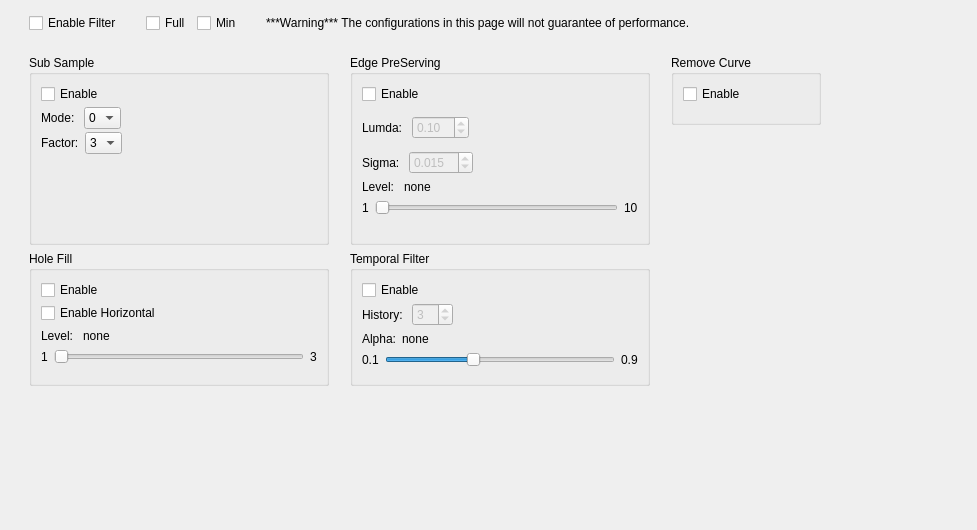
<?xml version="1.0" encoding="UTF-8"?>
<ui version="4.0">
 <class>CVideoDeviceDepthFilterWidget</class>
 <widget class="QWidget" name="CVideoDeviceDepthFilterWidget">
  <property name="geometry">
   <rect>
    <x>0</x>
    <y>0</y>
    <width>977</width>
    <height>530</height>
   </rect>
  </property>
  <property name="sizePolicy">
   <sizepolicy hsizetype="Fixed" vsizetype="Fixed">
    <horstretch>0</horstretch>
    <verstretch>0</verstretch>
   </sizepolicy>
  </property>
  <property name="minimumSize">
   <size>
    <width>977</width>
    <height>480</height>
   </size>
  </property>
  <property name="maximumSize">
   <size>
    <width>977</width>
    <height>670</height>
   </size>
  </property>
  <property name="windowTitle">
   <string>Form</string>
  </property>
  <layout class="QVBoxLayout" name="verticalLayout">
   <property name="topMargin">
    <number>3</number>
   </property>
   <property name="bottomMargin">
    <number>3</number>
   </property>
   <item>
    <widget class="QWidget" name="widget_depth_filter_option" native="true">
     <property name="sizePolicy">
      <sizepolicy hsizetype="Preferred" vsizetype="Fixed">
       <horstretch>0</horstretch>
       <verstretch>0</verstretch>
      </sizepolicy>
     </property>
     <property name="minimumSize">
      <size>
       <width>0</width>
       <height>40</height>
      </size>
     </property>
     <property name="maximumSize">
      <size>
       <width>16777215</width>
       <height>40</height>
      </size>
     </property>
     <layout class="QHBoxLayout" name="horizontalLayout">
      <property name="leftMargin">
       <number>9</number>
      </property>
      <property name="topMargin">
       <number>5</number>
      </property>
      <property name="bottomMargin">
       <number>5</number>
      </property>
      <item>
       <widget class="QWidget" name="widget_depth_filter_enable" native="true">
        <layout class="QHBoxLayout" name="horizontalLayout_2">
         <property name="topMargin">
          <number>3</number>
         </property>
         <property name="bottomMargin">
          <number>3</number>
         </property>
         <item>
          <widget class="QCheckBox" name="checkBox_depth_filter_enable">
           <property name="text">
            <string>Enable Filter</string>
           </property>
          </widget>
         </item>
        </layout>
       </widget>
      </item>
      <item>
       <widget class="QWidget" name="widget_depth_filter_option_full_min" native="true">
        <layout class="QHBoxLayout" name="horizontalLayout_3">
         <property name="topMargin">
          <number>3</number>
         </property>
         <property name="bottomMargin">
          <number>3</number>
         </property>
         <item>
          <widget class="QCheckBox" name="checkBox_depth_filter_full">
           <property name="text">
            <string>Full</string>
           </property>
          </widget>
         </item>
         <item>
          <widget class="QCheckBox" name="checkBox_depth_filter_min">
           <property name="text">
            <string>Min</string>
           </property>
          </widget>
         </item>
        </layout>
       </widget>
      </item>
      <item>
       <widget class="QWidget" name="widget_depth_filter_warning" native="true">
        <layout class="QHBoxLayout" name="horizontalLayout_4">
         <property name="topMargin">
          <number>3</number>
         </property>
         <property name="bottomMargin">
          <number>3</number>
         </property>
         <item>
          <widget class="QLabel" name="label_depth_filter_warning">
           <property name="text">
            <string>***Warning*** The configurations in this page will not guarantee of performance.</string>
           </property>
          </widget>
         </item>
        </layout>
       </widget>
      </item>
      <item>
       <spacer name="horizontalSpacer_10">
        <property name="orientation">
         <enum>Qt::Horizontal</enum>
        </property>
        <property name="sizeHint" stdset="0">
         <size>
          <width>40</width>
          <height>20</height>
         </size>
        </property>
       </spacer>
      </item>
     </layout>
    </widget>
   </item>
   <item>
    <widget class="QWidget" name="widget_depth_filter_type" native="true">
     <property name="sizePolicy">
      <sizepolicy hsizetype="Preferred" vsizetype="Fixed">
       <horstretch>0</horstretch>
       <verstretch>0</verstretch>
      </sizepolicy>
     </property>
     <property name="minimumSize">
      <size>
       <width>0</width>
       <height>600</height>
      </size>
     </property>
     <property name="maximumSize">
      <size>
       <width>16777215</width>
       <height>600</height>
      </size>
     </property>
     <layout class="QHBoxLayout" name="horizontalLayout_5">
      <property name="spacing">
       <number>3</number>
      </property>
      <property name="topMargin">
       <number>3</number>
      </property>
      <property name="bottomMargin">
       <number>3</number>
      </property>
      <item>
       <widget class="QWidget" name="widget_depth_filter_type_1" native="true">
        <layout class="QVBoxLayout" name="verticalLayout_2">
         <property name="topMargin">
          <number>3</number>
         </property>
         <property name="bottomMargin">
          <number>3</number>
         </property>
         <item>
          <widget class="QGroupBox" name="groupBox_depth_filter_sub_sample">
           <property name="sizePolicy">
            <sizepolicy hsizetype="Fixed" vsizetype="Fixed">
             <horstretch>0</horstretch>
             <verstretch>0</verstretch>
            </sizepolicy>
           </property>
           <property name="minimumSize">
            <size>
             <width>300</width>
             <height>190</height>
            </size>
           </property>
           <property name="maximumSize">
            <size>
             <width>300</width>
             <height>190</height>
            </size>
           </property>
           <property name="title">
            <string>Sub Sample</string>
           </property>
           <layout class="QVBoxLayout" name="verticalLayout_5">
            <property name="spacing">
             <number>3</number>
            </property>
            <property name="topMargin">
             <number>9</number>
            </property>
            <property name="bottomMargin">
             <number>3</number>
            </property>
            <item>
             <widget class="QCheckBox" name="checkBox_depth_filter_sub_sample_enable">
              <property name="text">
               <string>Enable</string>
              </property>
             </widget>
            </item>
            <item>
             <widget class="QWidget" name="widget_depth_filter_sub_sample_mode" native="true">
              <property name="sizePolicy">
               <sizepolicy hsizetype="Preferred" vsizetype="Fixed">
                <horstretch>0</horstretch>
                <verstretch>0</verstretch>
               </sizepolicy>
              </property>
              <layout class="QHBoxLayout" name="horizontalLayout_6">
               <property name="leftMargin">
                <number>0</number>
               </property>
               <property name="topMargin">
                <number>0</number>
               </property>
               <property name="rightMargin">
                <number>0</number>
               </property>
               <property name="bottomMargin">
                <number>0</number>
               </property>
               <item>
                <widget class="QLabel" name="label_depth_filter_sub_sample_mode">
                 <property name="sizePolicy">
                  <sizepolicy hsizetype="Fixed" vsizetype="Preferred">
                   <horstretch>0</horstretch>
                   <verstretch>0</verstretch>
                  </sizepolicy>
                 </property>
                 <property name="text">
                  <string>Mode: </string>
                 </property>
                </widget>
               </item>
               <item>
                <widget class="QComboBox" name="comboBox_depth_filter_sub_sample_mode">
                 <property name="sizePolicy">
                  <sizepolicy hsizetype="Fixed" vsizetype="Fixed">
                   <horstretch>0</horstretch>
                   <verstretch>0</verstretch>
                  </sizepolicy>
                 </property>
                 <item>
                  <property name="text">
                   <string>0</string>
                  </property>
                 </item>
                 <item>
                  <property name="text">
                   <string>1</string>
                  </property>
                 </item>
                </widget>
               </item>
               <item>
                <spacer name="horizontalSpacer_2">
                 <property name="orientation">
                  <enum>Qt::Horizontal</enum>
                 </property>
                 <property name="sizeHint" stdset="0">
                  <size>
                   <width>40</width>
                   <height>20</height>
                  </size>
                 </property>
                </spacer>
               </item>
              </layout>
             </widget>
            </item>
            <item>
             <widget class="QWidget" name="widget_depth_filter_sub_sample_factor" native="true">
              <property name="sizePolicy">
               <sizepolicy hsizetype="Preferred" vsizetype="Fixed">
                <horstretch>0</horstretch>
                <verstretch>0</verstretch>
               </sizepolicy>
              </property>
              <layout class="QHBoxLayout" name="horizontalLayout_7">
               <property name="leftMargin">
                <number>0</number>
               </property>
               <property name="topMargin">
                <number>0</number>
               </property>
               <property name="rightMargin">
                <number>0</number>
               </property>
               <property name="bottomMargin">
                <number>0</number>
               </property>
               <item>
                <widget class="QLabel" name="label_depth_filter_sub_sample_factor">
                 <property name="sizePolicy">
                  <sizepolicy hsizetype="Fixed" vsizetype="Preferred">
                   <horstretch>0</horstretch>
                   <verstretch>0</verstretch>
                  </sizepolicy>
                 </property>
                 <property name="text">
                  <string>Factor:</string>
                 </property>
                </widget>
               </item>
               <item>
                <widget class="QComboBox" name="comboBox_depth_filter_sub_sample_factor">
                 <property name="sizePolicy">
                  <sizepolicy hsizetype="Fixed" vsizetype="Fixed">
                   <horstretch>0</horstretch>
                   <verstretch>0</verstretch>
                  </sizepolicy>
                 </property>
                 <item>
                  <property name="text">
                   <string>3</string>
                  </property>
                 </item>
                 <item>
                  <property name="text">
                   <string>2</string>
                  </property>
                 </item>
                </widget>
               </item>
               <item>
                <spacer name="horizontalSpacer_3">
                 <property name="orientation">
                  <enum>Qt::Horizontal</enum>
                 </property>
                 <property name="sizeHint" stdset="0">
                  <size>
                   <width>40</width>
                   <height>20</height>
                  </size>
                 </property>
                </spacer>
               </item>
              </layout>
             </widget>
            </item>
            <item>
             <spacer name="verticalSpacer_6">
              <property name="orientation">
               <enum>Qt::Vertical</enum>
              </property>
              <property name="sizeHint" stdset="0">
               <size>
                <width>20</width>
                <height>40</height>
               </size>
              </property>
             </spacer>
            </item>
           </layout>
          </widget>
         </item>
         <item>
          <widget class="QGroupBox" name="groupBox_depth_filter_hoel_fill">
           <property name="sizePolicy">
            <sizepolicy hsizetype="Fixed" vsizetype="Fixed">
             <horstretch>0</horstretch>
             <verstretch>0</verstretch>
            </sizepolicy>
           </property>
           <property name="minimumSize">
            <size>
             <width>300</width>
             <height>135</height>
            </size>
           </property>
           <property name="maximumSize">
            <size>
             <width>300</width>
             <height>135</height>
            </size>
           </property>
           <property name="title">
            <string>Hole Fill</string>
           </property>
           <layout class="QVBoxLayout" name="verticalLayout_6">
            <property name="spacing">
             <number>3</number>
            </property>
            <property name="topMargin">
             <number>9</number>
            </property>
            <property name="bottomMargin">
             <number>3</number>
            </property>
            <item>
             <widget class="QCheckBox" name="checkBox_depth_filter_hole_fill_enable">
              <property name="text">
               <string>Enable</string>
              </property>
             </widget>
            </item>
            <item>
             <widget class="QCheckBox" name="checkBox_depth_filter_hole_fill_enable_horizontal">
              <property name="text">
               <string>Enable Horizontal</string>
              </property>
             </widget>
            </item>
            <item>
             <widget class="QWidget" name="widget_depth_filter_hole_fill_level_value" native="true">
              <property name="sizePolicy">
               <sizepolicy hsizetype="Preferred" vsizetype="Fixed">
                <horstretch>0</horstretch>
                <verstretch>0</verstretch>
               </sizepolicy>
              </property>
              <layout class="QHBoxLayout" name="horizontalLayout_8">
               <property name="leftMargin">
                <number>0</number>
               </property>
               <property name="topMargin">
                <number>0</number>
               </property>
               <property name="rightMargin">
                <number>0</number>
               </property>
               <property name="bottomMargin">
                <number>0</number>
               </property>
               <item>
                <widget class="QLabel" name="label_title_depth_filter_hole_fill_level_value">
                 <property name="sizePolicy">
                  <sizepolicy hsizetype="Fixed" vsizetype="Preferred">
                   <horstretch>0</horstretch>
                   <verstretch>0</verstretch>
                  </sizepolicy>
                 </property>
                 <property name="text">
                  <string>Level: </string>
                 </property>
                </widget>
               </item>
               <item>
                <widget class="QLabel" name="label_content_depth_filter_hole_fill_level_value">
                 <property name="sizePolicy">
                  <sizepolicy hsizetype="Fixed" vsizetype="Preferred">
                   <horstretch>0</horstretch>
                   <verstretch>0</verstretch>
                  </sizepolicy>
                 </property>
                 <property name="text">
                  <string>none</string>
                 </property>
                </widget>
               </item>
               <item>
                <spacer name="horizontalSpacer_4">
                 <property name="orientation">
                  <enum>Qt::Horizontal</enum>
                 </property>
                 <property name="sizeHint" stdset="0">
                  <size>
                   <width>40</width>
                   <height>20</height>
                  </size>
                 </property>
                </spacer>
               </item>
              </layout>
             </widget>
            </item>
            <item>
             <widget class="QWidget" name="widget_depth_filter_hole_fill_level_value_range" native="true">
              <property name="sizePolicy">
               <sizepolicy hsizetype="Preferred" vsizetype="Fixed">
                <horstretch>0</horstretch>
                <verstretch>0</verstretch>
               </sizepolicy>
              </property>
              <layout class="QHBoxLayout" name="horizontalLayout_9">
               <property name="leftMargin">
                <number>0</number>
               </property>
               <property name="topMargin">
                <number>0</number>
               </property>
               <property name="rightMargin">
                <number>0</number>
               </property>
               <property name="bottomMargin">
                <number>0</number>
               </property>
               <item>
                <widget class="QLabel" name="label_depth_filter_hole_fill_level_value_range_min">
                 <property name="text">
                  <string>1</string>
                 </property>
                </widget>
               </item>
               <item>
                <widget class="QSlider" name="horizontalSlider_depth_filter_hole_fill_level_value_range_value">
                 <property name="minimum">
                  <number>1</number>
                 </property>
                 <property name="maximum">
                  <number>3</number>
                 </property>
                 <property name="pageStep">
                  <number>1</number>
                 </property>
                 <property name="orientation">
                  <enum>Qt::Horizontal</enum>
                 </property>
                </widget>
               </item>
               <item>
                <widget class="QLabel" name="label_depth_filter_hole_fill_level_value_range_max">
                 <property name="text">
                  <string>3</string>
                 </property>
                </widget>
               </item>
              </layout>
             </widget>
            </item>
            <item>
             <spacer name="verticalSpacer_7">
              <property name="orientation">
               <enum>Qt::Vertical</enum>
              </property>
              <property name="sizeHint" stdset="0">
               <size>
                <width>20</width>
                <height>40</height>
               </size>
              </property>
             </spacer>
            </item>
           </layout>
          </widget>
         </item>
         <item>
          <spacer name="verticalSpacer_2">
           <property name="orientation">
            <enum>Qt::Vertical</enum>
           </property>
           <property name="sizeHint" stdset="0">
            <size>
             <width>20</width>
             <height>40</height>
            </size>
           </property>
          </spacer>
         </item>
        </layout>
       </widget>
      </item>
      <item>
       <widget class="QWidget" name="widget_depth_filter_type_2" native="true">
        <layout class="QVBoxLayout" name="verticalLayout_3">
         <property name="topMargin">
          <number>3</number>
         </property>
         <property name="bottomMargin">
          <number>3</number>
         </property>
         <item>
          <widget class="QGroupBox" name="groupBox_depth_filter_edge_preserving">
           <property name="sizePolicy">
            <sizepolicy hsizetype="Fixed" vsizetype="Fixed">
             <horstretch>0</horstretch>
             <verstretch>0</verstretch>
            </sizepolicy>
           </property>
           <property name="minimumSize">
            <size>
             <width>300</width>
             <height>190</height>
            </size>
           </property>
           <property name="maximumSize">
            <size>
             <width>300</width>
             <height>190</height>
            </size>
           </property>
           <property name="title">
            <string>Edge PreServing</string>
           </property>
           <layout class="QVBoxLayout" name="verticalLayout_7">
            <property name="spacing">
             <number>3</number>
            </property>
            <property name="topMargin">
             <number>9</number>
            </property>
            <property name="bottomMargin">
             <number>3</number>
            </property>
            <item>
             <widget class="QCheckBox" name="checkBox_depth_filter_edge_preserving_enable">
              <property name="text">
               <string>Enable</string>
              </property>
             </widget>
            </item>
            <item>
             <widget class="QWidget" name="widget_depth_filter_edge_preserving_lumda" native="true">
              <property name="sizePolicy">
               <sizepolicy hsizetype="Preferred" vsizetype="Fixed">
                <horstretch>0</horstretch>
                <verstretch>0</verstretch>
               </sizepolicy>
              </property>
              <layout class="QHBoxLayout" name="horizontalLayout_10">
               <property name="leftMargin">
                <number>0</number>
               </property>
               <property name="bottomMargin">
                <number>0</number>
               </property>
               <item>
                <widget class="QLabel" name="label_depth_filter_edge_preserving_lumda">
                 <property name="sizePolicy">
                  <sizepolicy hsizetype="Fixed" vsizetype="Preferred">
                   <horstretch>0</horstretch>
                   <verstretch>0</verstretch>
                  </sizepolicy>
                 </property>
                 <property name="text">
                  <string>Lumda: </string>
                 </property>
                </widget>
               </item>
               <item>
                <widget class="QDoubleSpinBox" name="doubleSpinBoxdepth_filter_edge_preserving_lumda_value">
                 <property name="enabled">
                  <bool>false</bool>
                 </property>
                 <property name="sizePolicy">
                  <sizepolicy hsizetype="Fixed" vsizetype="Fixed">
                   <horstretch>0</horstretch>
                   <verstretch>0</verstretch>
                  </sizepolicy>
                 </property>
                 <property name="value">
                  <double>0.100000000000000</double>
                 </property>
                </widget>
               </item>
               <item>
                <spacer name="horizontalSpacer_5">
                 <property name="orientation">
                  <enum>Qt::Horizontal</enum>
                 </property>
                 <property name="sizeHint" stdset="0">
                  <size>
                   <width>40</width>
                   <height>20</height>
                  </size>
                 </property>
                </spacer>
               </item>
              </layout>
             </widget>
            </item>
            <item>
             <widget class="QWidget" name="widget_depth_filter_edge_preserving_sigma" native="true">
              <property name="sizePolicy">
               <sizepolicy hsizetype="Preferred" vsizetype="Fixed">
                <horstretch>0</horstretch>
                <verstretch>0</verstretch>
               </sizepolicy>
              </property>
              <layout class="QHBoxLayout" name="horizontalLayout_11">
               <property name="leftMargin">
                <number>0</number>
               </property>
               <property name="bottomMargin">
                <number>0</number>
               </property>
               <item>
                <widget class="QLabel" name="label_depth_filter_edge_preserving_sigma">
                 <property name="sizePolicy">
                  <sizepolicy hsizetype="Fixed" vsizetype="Preferred">
                   <horstretch>0</horstretch>
                   <verstretch>0</verstretch>
                  </sizepolicy>
                 </property>
                 <property name="text">
                  <string>Sigma: </string>
                 </property>
                </widget>
               </item>
               <item>
                <widget class="QDoubleSpinBox" name="doubleSpinBox_depth_filter_edge_preserving_sigma_value">
                 <property name="enabled">
                  <bool>false</bool>
                 </property>
                 <property name="sizePolicy">
                  <sizepolicy hsizetype="Fixed" vsizetype="Fixed">
                   <horstretch>0</horstretch>
                   <verstretch>0</verstretch>
                  </sizepolicy>
                 </property>
                 <property name="decimals">
                  <number>3</number>
                 </property>
                 <property name="value">
                  <double>0.015000000000000</double>
                 </property>
                </widget>
               </item>
               <item>
                <spacer name="horizontalSpacer_6">
                 <property name="orientation">
                  <enum>Qt::Horizontal</enum>
                 </property>
                 <property name="sizeHint" stdset="0">
                  <size>
                   <width>40</width>
                   <height>20</height>
                  </size>
                 </property>
                </spacer>
               </item>
              </layout>
             </widget>
            </item>
            <item>
             <widget class="QWidget" name="widget_depth_filter_edge_preserving_level_value" native="true">
              <property name="sizePolicy">
               <sizepolicy hsizetype="Preferred" vsizetype="Fixed">
                <horstretch>0</horstretch>
                <verstretch>0</verstretch>
               </sizepolicy>
              </property>
              <layout class="QHBoxLayout" name="horizontalLayout_12">
               <property name="leftMargin">
                <number>0</number>
               </property>
               <property name="topMargin">
                <number>0</number>
               </property>
               <property name="rightMargin">
                <number>0</number>
               </property>
               <property name="bottomMargin">
                <number>0</number>
               </property>
               <item>
                <widget class="QLabel" name="label_title_depth_filter_edge_preserving_level_value">
                 <property name="sizePolicy">
                  <sizepolicy hsizetype="Fixed" vsizetype="Preferred">
                   <horstretch>0</horstretch>
                   <verstretch>0</verstretch>
                  </sizepolicy>
                 </property>
                 <property name="text">
                  <string>Level: </string>
                 </property>
                </widget>
               </item>
               <item>
                <widget class="QLabel" name="label_content_depth_filter_edge_preserving_level_value">
                 <property name="sizePolicy">
                  <sizepolicy hsizetype="Fixed" vsizetype="Preferred">
                   <horstretch>0</horstretch>
                   <verstretch>0</verstretch>
                  </sizepolicy>
                 </property>
                 <property name="text">
                  <string>none</string>
                 </property>
                </widget>
               </item>
               <item>
                <spacer name="horizontalSpacer_9">
                 <property name="orientation">
                  <enum>Qt::Horizontal</enum>
                 </property>
                 <property name="sizeHint" stdset="0">
                  <size>
                   <width>40</width>
                   <height>20</height>
                  </size>
                 </property>
                </spacer>
               </item>
              </layout>
             </widget>
            </item>
            <item>
             <widget class="QWidget" name="widget_depth_filter_edge_preserving_level_range" native="true">
              <property name="sizePolicy">
               <sizepolicy hsizetype="Preferred" vsizetype="Fixed">
                <horstretch>0</horstretch>
                <verstretch>0</verstretch>
               </sizepolicy>
              </property>
              <layout class="QHBoxLayout" name="horizontalLayout_13">
               <property name="leftMargin">
                <number>0</number>
               </property>
               <property name="topMargin">
                <number>0</number>
               </property>
               <property name="rightMargin">
                <number>0</number>
               </property>
               <property name="bottomMargin">
                <number>0</number>
               </property>
               <item>
                <widget class="QLabel" name="label_depth_filter_edge_preserving_level_min">
                 <property name="text">
                  <string>1</string>
                 </property>
                </widget>
               </item>
               <item>
                <widget class="QSlider" name="horizontalSlider_depth_filter_edge_preserving_level_value">
                 <property name="minimum">
                  <number>1</number>
                 </property>
                 <property name="maximum">
                  <number>10</number>
                 </property>
                 <property name="pageStep">
                  <number>1</number>
                 </property>
                 <property name="orientation">
                  <enum>Qt::Horizontal</enum>
                 </property>
                </widget>
               </item>
               <item>
                <widget class="QLabel" name="label_depth_filter_edge_preserving_level_max">
                 <property name="text">
                  <string>10</string>
                 </property>
                </widget>
               </item>
              </layout>
             </widget>
            </item>
            <item>
             <spacer name="verticalSpacer_9">
              <property name="orientation">
               <enum>Qt::Vertical</enum>
              </property>
              <property name="sizeHint" stdset="0">
               <size>
                <width>20</width>
                <height>40</height>
               </size>
              </property>
             </spacer>
            </item>
           </layout>
          </widget>
         </item>
         <item>
          <widget class="QGroupBox" name="groupBox_depth_filter_temporal_filter">
           <property name="sizePolicy">
            <sizepolicy hsizetype="Fixed" vsizetype="Fixed">
             <horstretch>0</horstretch>
             <verstretch>0</verstretch>
            </sizepolicy>
           </property>
           <property name="minimumSize">
            <size>
             <width>300</width>
             <height>135</height>
            </size>
           </property>
           <property name="maximumSize">
            <size>
             <width>300</width>
             <height>135</height>
            </size>
           </property>
           <property name="title">
            <string>Temporal Filter</string>
           </property>
           <layout class="QVBoxLayout" name="verticalLayout_8">
            <property name="spacing">
             <number>3</number>
            </property>
            <property name="topMargin">
             <number>9</number>
            </property>
            <property name="bottomMargin">
             <number>3</number>
            </property>
            <item>
             <widget class="QCheckBox" name="checkBox_depth_filter_temporal_filter_enable">
              <property name="text">
               <string>Enable</string>
              </property>
             </widget>
            </item>
            <item>
             <widget class="QWidget" name="widget_depth_filter_temporal_filter_history" native="true">
              <property name="sizePolicy">
               <sizepolicy hsizetype="Preferred" vsizetype="Fixed">
                <horstretch>0</horstretch>
                <verstretch>0</verstretch>
               </sizepolicy>
              </property>
              <layout class="QHBoxLayout" name="horizontalLayout_15">
               <property name="leftMargin">
                <number>0</number>
               </property>
               <property name="topMargin">
                <number>0</number>
               </property>
               <property name="rightMargin">
                <number>0</number>
               </property>
               <property name="bottomMargin">
                <number>0</number>
               </property>
               <item>
                <widget class="QLabel" name="label_depth_filter_temporal_filter_history">
                 <property name="sizePolicy">
                  <sizepolicy hsizetype="Fixed" vsizetype="Preferred">
                   <horstretch>0</horstretch>
                   <verstretch>0</verstretch>
                  </sizepolicy>
                 </property>
                 <property name="text">
                  <string>History: </string>
                 </property>
                </widget>
               </item>
               <item>
                <widget class="QSpinBox" name="spinBoxdepth_filter_temporal_filter_history_value">
                 <property name="enabled">
                  <bool>false</bool>
                 </property>
                 <property name="sizePolicy">
                  <sizepolicy hsizetype="Fixed" vsizetype="Fixed">
                   <horstretch>0</horstretch>
                   <verstretch>0</verstretch>
                  </sizepolicy>
                 </property>
                 <property name="value">
                  <number>3</number>
                 </property>
                </widget>
               </item>
               <item>
                <spacer name="horizontalSpacer_7">
                 <property name="orientation">
                  <enum>Qt::Horizontal</enum>
                 </property>
                 <property name="sizeHint" stdset="0">
                  <size>
                   <width>40</width>
                   <height>20</height>
                  </size>
                 </property>
                </spacer>
               </item>
              </layout>
             </widget>
            </item>
            <item>
             <widget class="QWidget" name="widget_depth_filter_temporal_filter_alpha_value" native="true">
              <property name="sizePolicy">
               <sizepolicy hsizetype="Preferred" vsizetype="Fixed">
                <horstretch>0</horstretch>
                <verstretch>0</verstretch>
               </sizepolicy>
              </property>
              <layout class="QHBoxLayout" name="horizontalLayout_14">
               <property name="leftMargin">
                <number>0</number>
               </property>
               <property name="topMargin">
                <number>0</number>
               </property>
               <property name="rightMargin">
                <number>0</number>
               </property>
               <property name="bottomMargin">
                <number>0</number>
               </property>
               <item>
                <widget class="QLabel" name="label_title_depth_filter_temporal_filter_alpha_value">
                 <property name="sizePolicy">
                  <sizepolicy hsizetype="Fixed" vsizetype="Preferred">
                   <horstretch>0</horstretch>
                   <verstretch>0</verstretch>
                  </sizepolicy>
                 </property>
                 <property name="text">
                  <string>Alpha:</string>
                 </property>
                </widget>
               </item>
               <item>
                <widget class="QLabel" name="label_content_depth_filter_temporal_filter_alpha_value">
                 <property name="sizePolicy">
                  <sizepolicy hsizetype="Fixed" vsizetype="Preferred">
                   <horstretch>0</horstretch>
                   <verstretch>0</verstretch>
                  </sizepolicy>
                 </property>
                 <property name="text">
                  <string>none</string>
                 </property>
                </widget>
               </item>
               <item>
                <spacer name="horizontalSpacer_8">
                 <property name="orientation">
                  <enum>Qt::Horizontal</enum>
                 </property>
                 <property name="sizeHint" stdset="0">
                  <size>
                   <width>40</width>
                   <height>20</height>
                  </size>
                 </property>
                </spacer>
               </item>
              </layout>
             </widget>
            </item>
            <item>
             <widget class="QWidget" name="widget_depth_filter_temporal_filter_alpha_range" native="true">
              <property name="sizePolicy">
               <sizepolicy hsizetype="Preferred" vsizetype="Fixed">
                <horstretch>0</horstretch>
                <verstretch>0</verstretch>
               </sizepolicy>
              </property>
              <layout class="QHBoxLayout" name="horizontalLayout_16">
               <property name="leftMargin">
                <number>0</number>
               </property>
               <property name="topMargin">
                <number>0</number>
               </property>
               <property name="rightMargin">
                <number>0</number>
               </property>
               <property name="bottomMargin">
                <number>0</number>
               </property>
               <item>
                <widget class="QLabel" name="label_depth_filter_temporal_filter_alpha_max">
                 <property name="text">
                  <string>0.1</string>
                 </property>
                </widget>
               </item>
               <item>
                <widget class="QSlider" name="horizontalSlider_depth_filter_temporal_filter_alpha_value">
                 <property name="minimum">
                  <number>1</number>
                 </property>
                 <property name="maximum">
                  <number>9</number>
                 </property>
                 <property name="pageStep">
                  <number>1</number>
                 </property>
                 <property name="value">
                  <number>4</number>
                 </property>
                 <property name="orientation">
                  <enum>Qt::Horizontal</enum>
                 </property>
                </widget>
               </item>
               <item>
                <widget class="QLabel" name="label_depth_filter_temporal_filter_alpha_min">
                 <property name="text">
                  <string>0.9</string>
                 </property>
                </widget>
               </item>
              </layout>
             </widget>
            </item>
            <item>
             <spacer name="verticalSpacer_8">
              <property name="orientation">
               <enum>Qt::Vertical</enum>
              </property>
              <property name="sizeHint" stdset="0">
               <size>
                <width>20</width>
                <height>40</height>
               </size>
              </property>
             </spacer>
            </item>
           </layout>
          </widget>
         </item>
         <item>
          <spacer name="verticalSpacer_3">
           <property name="orientation">
            <enum>Qt::Vertical</enum>
           </property>
           <property name="sizeHint" stdset="0">
            <size>
             <width>20</width>
             <height>40</height>
            </size>
           </property>
          </spacer>
         </item>
        </layout>
       </widget>
      </item>
      <item>
       <widget class="QWidget" name="widget_depth_filter_type_3" native="true">
        <layout class="QVBoxLayout" name="verticalLayout_4">
         <property name="topMargin">
          <number>3</number>
         </property>
         <property name="bottomMargin">
          <number>3</number>
         </property>
         <item>
          <widget class="QGroupBox" name="groupBox_depth_filter_remove_curve">
           <property name="sizePolicy">
            <sizepolicy hsizetype="Fixed" vsizetype="Fixed">
             <horstretch>0</horstretch>
             <verstretch>0</verstretch>
            </sizepolicy>
           </property>
           <property name="minimumSize">
            <size>
             <width>150</width>
             <height>70</height>
            </size>
           </property>
           <property name="maximumSize">
            <size>
             <width>150</width>
             <height>70</height>
            </size>
           </property>
           <property name="title">
            <string>Remove Curve</string>
           </property>
           <layout class="QVBoxLayout" name="verticalLayout_9">
            <property name="topMargin">
             <number>9</number>
            </property>
            <property name="bottomMargin">
             <number>3</number>
            </property>
            <item>
             <widget class="QCheckBox" name="checkBox_depth_filter_remove_curve_enable">
              <property name="text">
               <string>Enable</string>
              </property>
             </widget>
            </item>
            <item>
             <spacer name="verticalSpacer_5">
              <property name="orientation">
               <enum>Qt::Vertical</enum>
              </property>
              <property name="sizeHint" stdset="0">
               <size>
                <width>20</width>
                <height>40</height>
               </size>
              </property>
             </spacer>
            </item>
           </layout>
          </widget>
         </item>
         <item>
          <spacer name="verticalSpacer_4">
           <property name="orientation">
            <enum>Qt::Vertical</enum>
           </property>
           <property name="sizeHint" stdset="0">
            <size>
             <width>20</width>
             <height>40</height>
            </size>
           </property>
          </spacer>
         </item>
        </layout>
       </widget>
      </item>
      <item>
       <spacer name="horizontalSpacer">
        <property name="orientation">
         <enum>Qt::Horizontal</enum>
        </property>
        <property name="sizeHint" stdset="0">
         <size>
          <width>40</width>
          <height>20</height>
         </size>
        </property>
       </spacer>
      </item>
     </layout>
    </widget>
   </item>
   <item>
    <spacer name="verticalSpacer">
     <property name="orientation">
      <enum>Qt::Vertical</enum>
     </property>
     <property name="sizeHint" stdset="0">
      <size>
       <width>20</width>
       <height>40</height>
      </size>
     </property>
    </spacer>
   </item>
  </layout>
 </widget>
 <resources/>
 <connections/>
</ui>
